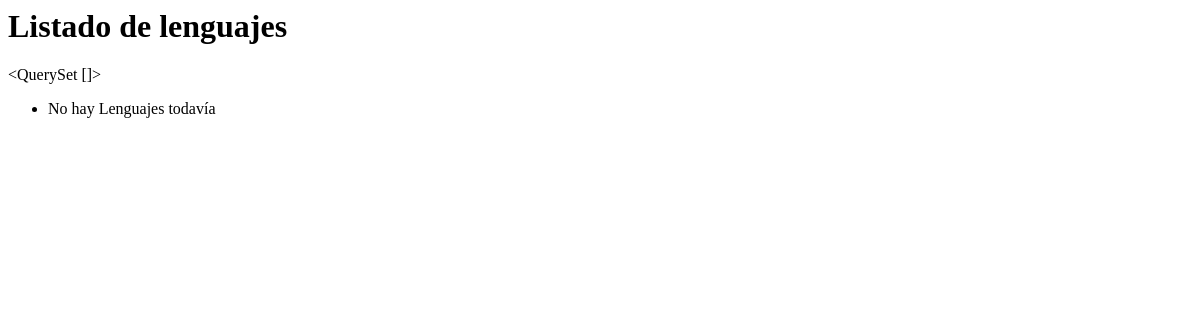
Before: /biblioteca/lenguajes/ with the older database file.
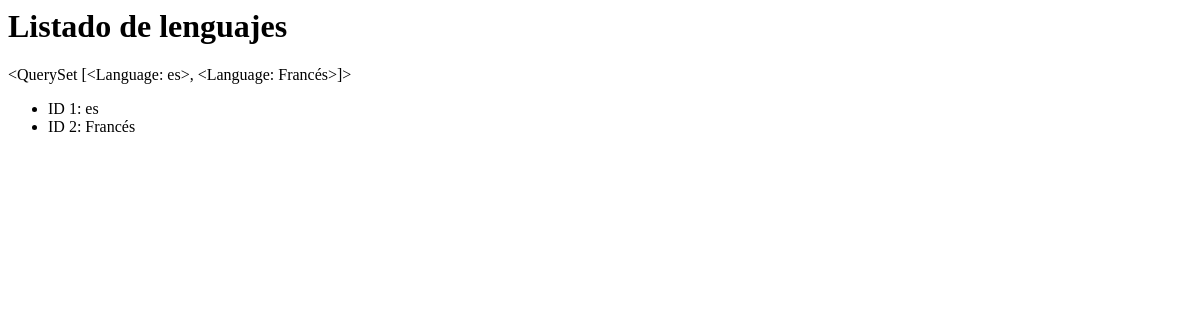
After: the same page with the newer database file.
### biblioteca/models.py (models this page shows)
class Language(models.Model):
    name = models.CharField(max_length=200, help_text="Introduce un nombre de idioma")
    codigo = models.CharField(max_length=6, help_text="Introduce un código de idioma")
    def __str__(self):
        return self.name

### biblioteca/views.py (the view)
# urls.py: path('lenguajes/', presentaLenguajes, name='genre-list'),
def presentaLenguajes(request):
    template = loader.get_template('biblioteca/language_list.html')
    listado= Language.objects.all()
    context = {'listado': listado}
    return HttpResponse(template.render(context, request))

### biblioteca/templates/biblioteca/language_list.html
<h1>Listado de lenguajes</h1>
{{ listado }}
<ul>
{% for lenguaje in listado %}
   <li>ID {{ lenguaje.id }}: {{ lenguaje.name }}</li>
{% empty %}
    <li>No hay Lenguajes todavía</li>
{% endfor %}
</ul>

Changed rows visible on the page:
added Language: name.name "<QuerySet [<Language: es>, <Language: Francés>]>", id "1", name "es"
added Language: id "2", name "Francés"
Other visible differences:
{{ listado }}: "<QuerySet []>" → (not shown)
text no longer shown: "No hay Lenguajes todavía"
